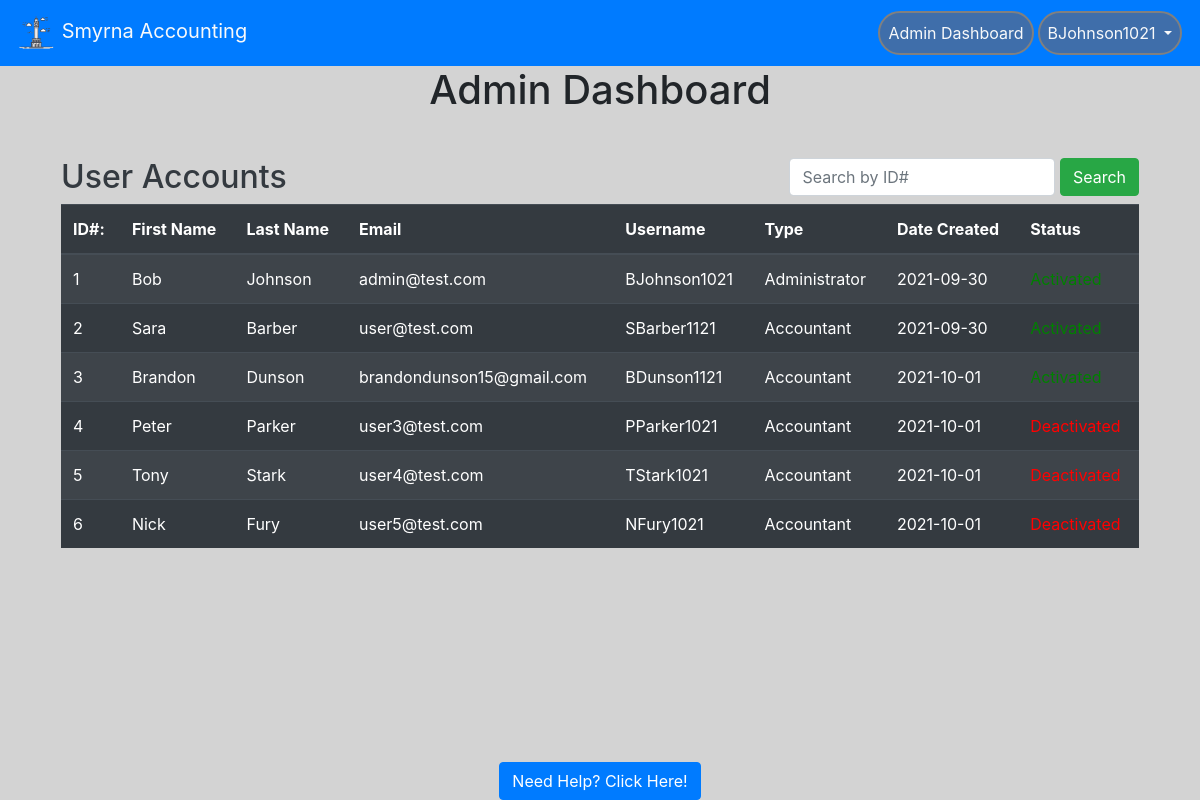
The app's page /adminPortal (signed in) with its own data.
### website/models.py (models this page shows, shortened)
class User(db.Model, UserMixin):
    id = db.Column(db.Integer, primary_key=True)  # unique identifier
    email = db.Column(db.String(150), unique=True)
    password = db.Column(db.String(150))
    oldPassword = db.Column(db.String(150))
    firstName = db.Column(db.String(150))
    lastName = db.Column(db.String(150))
    userName = db.Column(db.String(150))
    hasAdmin = db.Column(db.Boolean, default=False)
    hasMan = db.Column(db.Boolean, default=False)
    status = db.Column(db.Boolean, default=False)
    creationDate = db.Column(db.Date())
    expirationDate = db.Column(db.Date())
    accounts = db.relationship("Account", backref="parent")

### website/auth.py (the view)
@auth.route('/adminPortal', methods=['GET', 'POST'])
@login_required
def adminPort():
    if request.method == 'POST':
        global SEARCHID
        SEARCHID = request.form.get('searchBar')
        if len(SEARCHID) < 1:
            flash('Search field can not be blank.', category='error')
            return redirect(url_for('auth.adminPort'))
        else:
            return redirect(url_for('auth.accountOverview'))
    else:
        if current_user.hasAdmin:
            return render_template('adminPortal.html',
                                   user=current_user, query=User.query.all())
        else:
            flash('You do not have access to this page.', category='error')
            return redirect(url_for('views.home'))

### website/__init__.py (called while the page is built)
def create_app():
    app = Flask(__name__)
    app.config['SECRET_KEY'] = 'this is the secret key'
    app.config['SQLALCHEMY_DATABASE_URI'] = f'sqlite:///{DB_NAME}'
    db.init_app(app)
    app.config['MAIL_SERVER'] = 'smtp.gmail.com'
    app.config['MAIL_PORT'] = 465
    app.config['MAIL_USE_SSL'] = True
    app.config['MAIL_USERNAME'] = 'smrnccntng@gmail.com'
    app.config['MAIL_PASSWORD'] = 'Asswipe47'
    mail.init_app(app)
    from .views import views
    from .auth import auth
    app.register_blueprint(views, url_prefix='/')
    app.register_blueprint(auth, url_prefix='/')
    from .models import User
    create_database(app)
    login_manager = LoginManager()
    login_manager.login_view = 'auth.login'
    login_manager.init_app(app)
    @login_manager.user_loader
    def load_user(id):
        return User.query.get(int(id))
    return app

### website/templates/adminPortal.html (shortened to what this page needs)
{% extends "base.html" %} {% block title %} Admin Portal {% endblock %} {%block
content%}
<h1 class="text-center">Admin Dashboard</h1>
<br />
<div class="container-fluid px-3 py-1 pb-4">
    <form class="form-inline" method="POST">
      <h2 class="text-dark pt-2">User Accounts</h2>
        <div class="ml-auto">
          <input type="search" name="searchBar" class="form-control pr-1" placeholder="Search by ID#"
            list = "userData" />
            <button class="btn btn-success" type="submit">Search</button>
        </div>
    </form>
  <div>
    <table class="table table-striped table-dark">
      <thead style="position: sticky;">
        <tr>
          <th>ID#:</th>
          <th>First Name</th>
          <th>Last Name</th>
          <th>Email</th>
          <th>Username</th>
          <th>Type</th>
          <th>Date Created</th>
          <th>Status</th>
        </tr>
      </thead>
      <tbody style="overflow-y: scroll;">
        {% for user in query %}
        <tr>
          <td>{{user.id}}</td>
          <td>{{user.firstName}}</td>
          <td>{{user.lastName}}</td>
          <td>{{user.email}}</td>
          <td>{{user.userName}}</td>
          {% if user.hasAdmin%}
          <td>Administrator</td>
          {% elif user.hasMan %}
          <td>Manager</td>
          {% else %}
          <td>Accountant</td>
          {% endif %}
          <td>{{user.creationDate}}</td>
          {% if user.status %}
          <td style="color: green">Activated</td>
          {% else %}
          <td style="color: red">Deactivated</td>
          {% endif %}
        </tr>
        {% endfor %}
      </tbody>
    </table>
  </div>
  <br>
</div>
{% endblock %}

### website/templates/base.html (shortened to what this page needs)
<!DOCTYPE html>
<html>
<head>
    <meat name="viewport" content="width=device-width, initial-scale=1" />
    <link rel="stylesheet" href="https://stackpath.bootstrapcdn.com/bootstrap/4.4.1/css/bootstrap.min.css"
 />
    <link rel="stylesheet" href="https://stackpath.bootstrapcdn.com/font-awesome/4.7.0/css/font-awesome.min.css"
 />
</head>
<body style="background-color: lightgrey">
    <nav class="navbar navbar-expand-lg navbar-dark bg-primary sticky-top">
        <a class = "navbar-brand text-light" href='/'>
            <img src="static/logo.png" width="40" height="40" atl="">
            Smyrna Accounting
        </a>
        <div class = "collapse navbar-collapse" id="navbar">
            <ul class = "navbar-nav ml-auto">
                {% if user.is_authenticated %}
                {% if user.hasAdmin %}
                <li class = "nav-item">
                    <a class = "nav-link text-light text-center" id = "adminPort" href="/adminPortal">Admin Dashboard</a>
                </li>
                {% endif %}
                <li class="nav-item dropdown">
                    <a class = "nav-link dropdown-toggle text-light text-center" id = "" data-toggle = "dropdown" aria-haspopup="true" aria-expanded="false">
                        {{ user.userName }}
                    </a>
                </li>
                {% else %}
                <a class = "nav-item nav-link text-light" id = "login" href="/login">Login</a>
                {% endif %}
            </ul>
        </div>
    </nav>
    <div class= "container">
        {%block content%}
        {% endblock %}
    </div>
</body>
<div class="footer" style="background-color: lightgray;">
    <a href="/help" class="btn btn-primary">Need Help? Click Here!</a>
</div>
</html>

### website/templates/base.html (style rules this page uses)
.footer { position: fixed; left: 0; bottom: 0; width: 100%; background-color: Blue; text-align: center; }
li.nav-item { border: 2px solid grey; margin: 2px; border-radius: 25px; background-color: rgb(63, 110, 170); }

### records on screen
User: userName "BJohnson1021", id "1", firstName "Bob", lastName "Johnson", email "admin@test.com", hasAdmin "Administrator", creationDate "2021-09-30"
User: id "2", firstName "Sara", lastName "Barber", email "user@test.com", userName "SBarber1121", hasAdmin "Accountant", creationDate "2021-09-30"
User: id "3", firstName "Brandon", lastName "Dunson", email "brandondunson15@gmail.com", userName "BDunson1121", hasAdmin "Accountant", creationDate "2021-10-01"
User: id "4", firstName "Peter", lastName "Parker", email "user3@test.com", userName "PParker1021", hasAdmin "Accountant", creationDate "2021-10-01", status "Deactivated"
User: id "5", firstName "Tony", lastName "Stark", email "user4@test.com", userName "TStark1021", hasAdmin "Accountant", creationDate "2021-10-01"
User: id "6", firstName "Nick", lastName "Fury", email "user5@test.com", userName "NFury1021", hasAdmin "Accountant", creationDate "2021-10-01", status "Deactivated"
